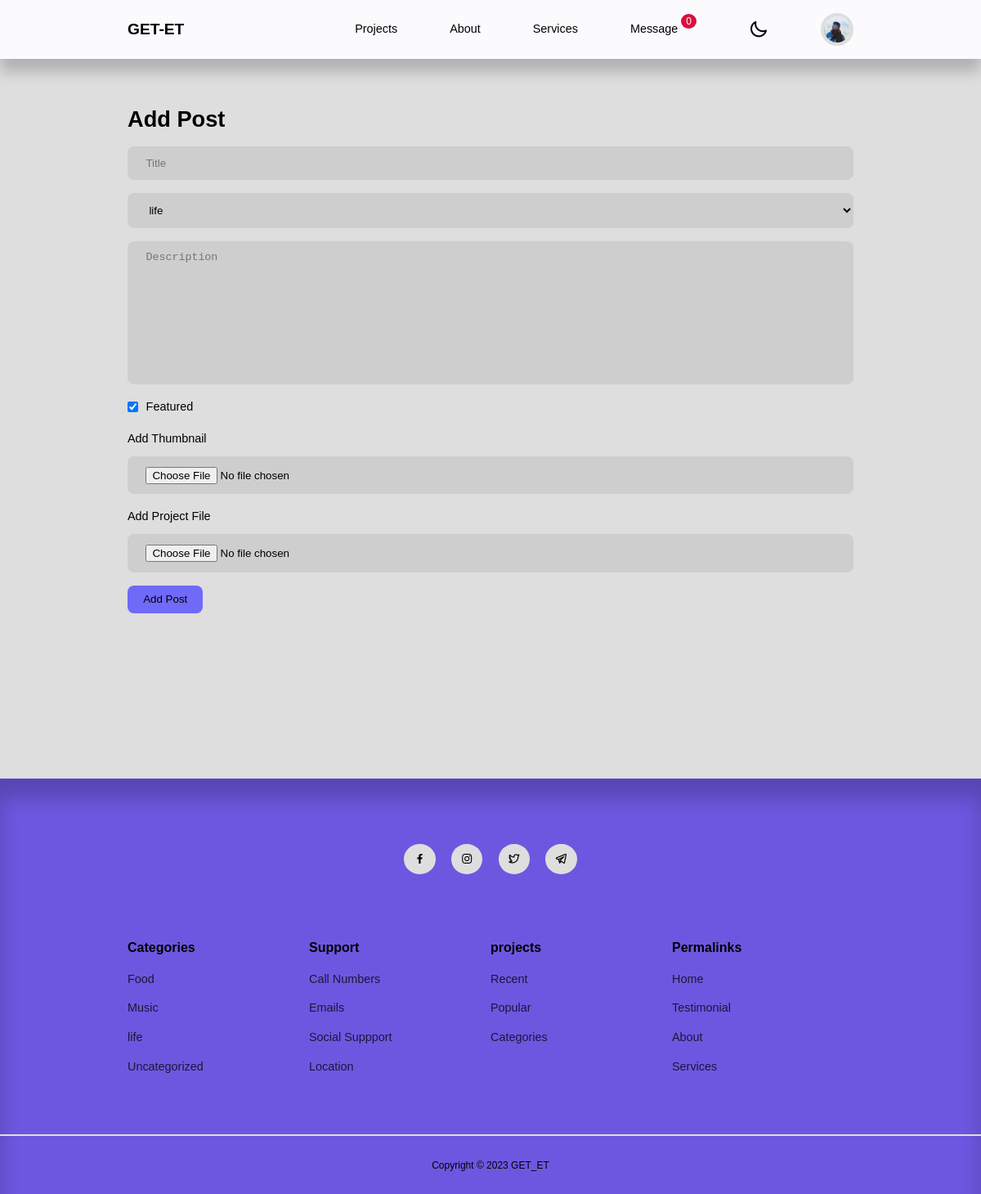
Page /admin/add-post.php (signed in) on the committed database.
### tables this page shows
CREATE TABLE `users` (
  `id` int(11) UNSIGNED NOT NULL,
  `firstname` varchar(50) NOT NULL,
  `lastname` varchar(50) NOT NULL,
  `username` varchar(50) NOT NULL,
  `email` varchar(100) NOT NULL,
  `password` varchar(255) NOT NULL,
  `avatar` varchar(255) NOT NULL,
  `is_admin` tinyint(1) NOT NULL,
  `foldername` varchar(255) NOT NULL,
  `status` tinyint(1) UNSIGNED NOT NULL DEFAULT 0,
  `verify_token` varchar(255) NOT NULL,
  `register_date` timestamp NOT NULL DEFAULT current_timestamp()
);

CREATE TABLE `categories` (
  `id` int(11) UNSIGNED NOT NULL,
  `title` varchar(50) NOT NULL,
  `description` varchar(10000) NOT NULL,
  `lock_category` tinyint(4) NOT NULL DEFAULT 0,
  `date_time` timestamp NOT NULL DEFAULT current_timestamp()
);

### admin/partials/header.php (called while the page is built, shortened)
<?php
 require '../partials/header.php';
?>

### admin/add-post.php (the view, shortened to what this page needs)
<?php
 include 'partials/header.php';
 $query = "SELECT * FROM categories";
 $categories = mysqli_query($connection, $query);
 $title = $_SESSION['add-post-data']['title'] ?? null;
 $body = $_SESSION['add-post-data']['body'] ?? null;
 ?>
<section class="form__section  <?= $featured ? '' : 'section__extra-margin' ?>" style="padding-bottom:45rem;">
    <div class="container form__section-container">
        <h2>Add Post</h2>
        <form action="<?= ROOT_URL ?>admin/add-post-logic.php" enctype="multipart/form-data" method="POST">
           <input type="text" name="title" placeholder="Title" value="<?=$title
           ?>">
           <select name="category">
            <?php while($category = mysqli_fetch_assoc($categories)) : ?>
            <option value="<?=$category['id'] ?>"><?= $category['title'] ?></option>
            <?php endwhile ?>
           </select>
           <textarea placeholder="Description" rows="10" name="body"><?=$body
           ?></textarea>
           <?php if(isset($_SESSION['user_is_admin'])) : ?>
           <div class="form__control inline">
            <input type="checkbox" id="is_featured" name="is_featured" value="1" checked>
            <label for="is_featured" >Featured</label>
           </div>
           <?php endif ?>
           <div class="form__control ">
            <label for="thumbnail">Add Thumbnail</label>
            <input type="file" name="thumbnail" id="thumbnail" accept="image/jpg, image/jpeg, image/png">
           </div>
           <div class="form__control ">
            <label for="project">Add Project File</label>
            <input type="file" name="project" id="project">
           </div>
          <button type="submit" name="submit" class="btn">Add Post</button>
        </form>
    </div>
</section>
<?php
 include '../partials/footer.php';
 ?>

### partials/header.php (shortened to what this page needs)
<?php
require 'config/database.php';
if(isset($_SESSION['user-id'])) {
    $id = filter_var($_SESSION['user-id'], FILTER_SANITIZE_NUMBER_INT);
    $query = "SELECT avatar, foldername FROM users WHERE id=$id";
    $result = mysqli_query($connection, $query);
    $avatar = mysqli_fetch_assoc($result);
}
?>
<!DOCTYPE html>
<html lang="en">
<head>
    <link rel="stylesheet" href="https://unicons.iconscout.com/release/v4.0.8/css/line.css">
    <link rel="stylesheet" href="<?= ROOT_URL ?>css/style.css">
    <link rel="stylesheet" href="<?= ROOT_URL ?>css/mode.css">
    <link rel="stylesheet" href="https://cdnjs.cloudflare.com/ajax/libs/font-awesome/4.7.0/css/font-awesome.min.css" />
</head>
<body>
    <nav>
        <div class="container nav__container">
            <a href="<?= ROOT_URL ?>" class="nav__logo">GET-ET</a>
            <ul class="nav__items">
                <li><a href="<?= ROOT_URL ?>projects.php">Projects</a></li>
                <li><a href="<?= ROOT_URL ?>about.php">About</a></li>
                <li><a href="<?= ROOT_URL ?>services.php">Services</a></li>
                <?php if(isset($_SESSION['user_is_admin'])) :?>
                <li>
                    <?php
                        $query = mysqli_query($connection,"SELECT * FROM message WHERE is_shown=0");
                        $count = mysqli_num_rows($query);
                    ?>
                    <a href="<?= ROOT_URL ?>message.php">Message <span id="notification__bar"><?=$count?></span>
                    </a>
                </li>
                <?php endif ?>
                <li class="nav_btn">
                    <i class="uil uil-moon" id="theme-button"></i>
                </li>
                <?php if(isset($_SESSION['user-id'])) :?>
                    <li class="nav__profile">
                        <div class="avatar">
                            <img src="<?= ROOT_URL . 'users/' . $avatar['foldername'] . '/images/' .  $avatar['avatar'] ?>" alt="">
                        </div>
                    </li>
                <?php else : ?>
                <li><a href="<?= ROOT_URL ?>signin.php">Signin</a></li>
                <?php endif ?>
            </ul>
        </div>
    </nav>

### partials/footer.php (shortened to what this page needs)
<footer>
    <div class="footer__socials">
        <a href="" target="_blank"><i class="uil uil-facebook-f"></i></a>
        <a href=""  target="_blank"><i class="uil uil-instagram"></i></a>
        <a href="" target="_blank"><i class="uil uil-twitter-alt"></i></a>
        <a href="" target="_blank"><i class="uil uil-telegram-alt"></i></a>
    </div>
    <div class="container footer__container">
        <article>
            <h4>Categories</h4>
            <?php
                $query = mysqli_query($connection,"SELECT * FROM categories ORDER BY date_time DESC
                LIMIT 4");
             ?>
            <ul>
           <?php while ($get = mysqli_fetch_assoc($query)) :?>
            <?php
                $id =  $get['id'];
                $encrypted_id = base64_encode($id);
                $urll = ROOT_URL . 'category-posts.php?id=' . $encrypted_id;
            ?>
                <li><a href="<?=$urll?>"><?=$get['title']?></a></li>
                <?php endwhile;?>
            </ul>
        </article>
        <article>
            <h4>Support</h4>
            <ul>
                <li><a href="<?=ROOT_URL?>location.php">Call Numbers</a></li>
                <li><a href="<?=ROOT_URL?>location.php">Emails</a></li>
                <li><a href="<?=ROOT_URL?>location.php">Social Suppport</a></li>
                <li><a href="<?=ROOT_URL?>location.php">Location</a></li>
            </ul>
        </article>
        <article>
            <h4>projects</h4>
            <ul>
                <li><a href="">Recent</a></li>
                <li><a href="">Popular</a></li>
                <li><a href="">Categories</a></li>
            </ul>
        </article>
        <article>
            <h4>Permalinks</h4>
            <ul>
                <li><a href="<?=ROOT_URL?>index.php">Home</a></li>
                <li><a href="<?=ROOT_URL?>testimonial.php">Testimonial</a></li>
                <li><a href="<?=ROOT_URL?>about.php">About</a></li>
                <li><a href="<?=ROOT_URL?>services.php">Services</a></li>
            </ul>
        </article>
    </div>
    <div class="footer__copyright">
        <small>Copyright &copy; 2023 GET_ET</small>
    </div>
</footer>
</body>
</html>

### css/style.css (style rules this page uses)
:root { --inner-body:#666; --transition: all 300ms ease; --transition-color-change:.02ms ; --container-width-lg: 74%; --container-width-md: 88%; --form-width: 40%; --hue-color: 250; --color-primary: hsl(var(--hue-color), 60%, 99%); --color-primary-light:hsl(var(--hue-color), 69%, 61%); --color-primary-variant: #5854c7; --color-red: #da0f3f; --color-red-light: hsl(346, 87%, 46%, 15%); --color-green: #00c476; --color-green-light: hsl(156, 100%, 38%, 15%); --color-gray-900: hsl(var(--hue-color), 69%, 61%); --color-gray-700: #2d2b7c; --color-gray-300: rgba(242, 242, 254, 1); --color-gray-200: rgba(0,0,0,1); --color-gray-1000: rgba(0, 0, 0, 0.075);; --color-white: #000000; --color-bg:#dedede; --color-category: #000000; --color-hover-white: #f2f2fe; --color-btn: #6f6af8; --color-url-log:#000000; --color-search-bar: #f2f2fe; --msg-tr-color: #c8c4c4; --msg-detail-color: #6f6af8; --card-border-radius-1: 0.3rem; --card-border-radius-2: 0.5rem; --card-border-radius-3: 0.8rem; --card-border-radius-4: 2rem; --card-border-radius-5: 5rem; --test-color: #9795cf; --box-color-grphs:#4c4bae; --view-btn: #1e17e7; --box-model: #6f6af8; --box-model-hover: #5751fa; --inner-box-graph: #636363; --map-invert:0%; }
* { margin: 0; padding: 0; outline: 0; border: 0; appearance: 0; list-style: none; text-decoration: none; box-sizing: border-box; }
body { font-family: 'Montserrat', sans-serif; line-height: 1.6; color: var(--color-gray-200); overflow-x: hidden; background: var(--color-bg); font-size: 0.9rem; transition: var(--transition-color-change); }
.container { width: var(--container-width-lg); max-width: 1800px; margin-inline: auto; }
section { margin-top: 3rem; width: 100vw; }
.section__extra-margin { margin-top: 7rem; }
h1,h2,h3,h4,h5 { color: var(--color-white); line-height: 1.3; }
h2 { font-size: 1.7rem; margin: 1rem 0; }
h4 { font-size: 1rem; }
a { color: var(--color-white); transition: var(--transition); }
img { display: block; width: 100%; object-fit: cover; }
nav { background: var(--color-primary); width: 100vw; height: 4.5rem; position: fixed; top: 0; z-index: 10; box-shadow: 0 1rem 1rem rgba(0,0,0,0.2); }
.nav_btn i { cursor: pointer; font-size: 1.5rem; }
.nav__container { height: 100%; display: flex; align-items: center; justify-content: space-between; }
.avatar { width: 2.5rem; height: 2.5rem; border-radius: 50%; overflow: hidden; border: 0.3rem solid var(--color-bg); }
.nav__logo { font-weight: 600; font-size: 1.2rem; }
.nav__items { display: flex; align-items: center; gap: 4rem; }
.nav__profile { position: relative; cursor: pointer; }
footer { background: var(--color-gray-900); padding: 5rem 0 0; box-shadow: inset 0 1.5rem 1.5rem rgba(0,0,0,0.2); }
.footer__socials { margin-inline: auto; width: fit-content; margin-bottom: 5rem; display: flex; justify-content: space-between; align-items: center; gap: 1.2rem; }
.footer__socials a { background: var(--color-bg); border-radius: 50%; width: 2.4rem; height: 2.3rem; display: flex; align-items: center; justify-content: center; }
.footer__container { display: grid; grid-template-columns: repeat(4,1fr); }
footer article h4 { color: var(--color-white); margin-bottom: 0.6rem; }
footer article ul li { padding: 0.4rem 0; }
footer article ul li a { opacity: 0.75; }
.footer__copyright { text-align: center; padding: 1.5rem 0; border-top: 2px solid var(--color-bg); margin-top: 4rem; }
.btn { display: inline-block; width: fit-content; padding: 0.6rem 1.2rem; background-color: var(--color-btn); border-radius: var(--card-border-radius-2); cursor: pointer; transition: var(--transition); color: var(--color-white); }
.form__section { display: grid; place-items: center; height: 105vh; }
form { display: flex; flex-direction: column; gap: 1rem; }
.form__control { display: flex; flex-direction: column; gap: 0.6rem; }
.inline { flex-direction: row; align-items: center; }
input, textarea, select { padding: 0.8rem 1.4rem; background-color: var(--color-gray-1000); border-radius: var(--card-border-radius-2); resize: none; color: var(--color-white); }
#notification__bar { padding: 2px 6px; position: relative; top: -10px; left: 0; font-size: 12px; color: rgb(255, 255, 255); text-align: center; background-color: var(--color-red); border-radius: 50%; }

### rows in the picture
users: foldername+avatar (picture)
categories: title "Food"
categories: title "Music"
categories: title "life"
categories: title "Uncategorized"

### other values in the picture
$count "0"
form field category "life"
